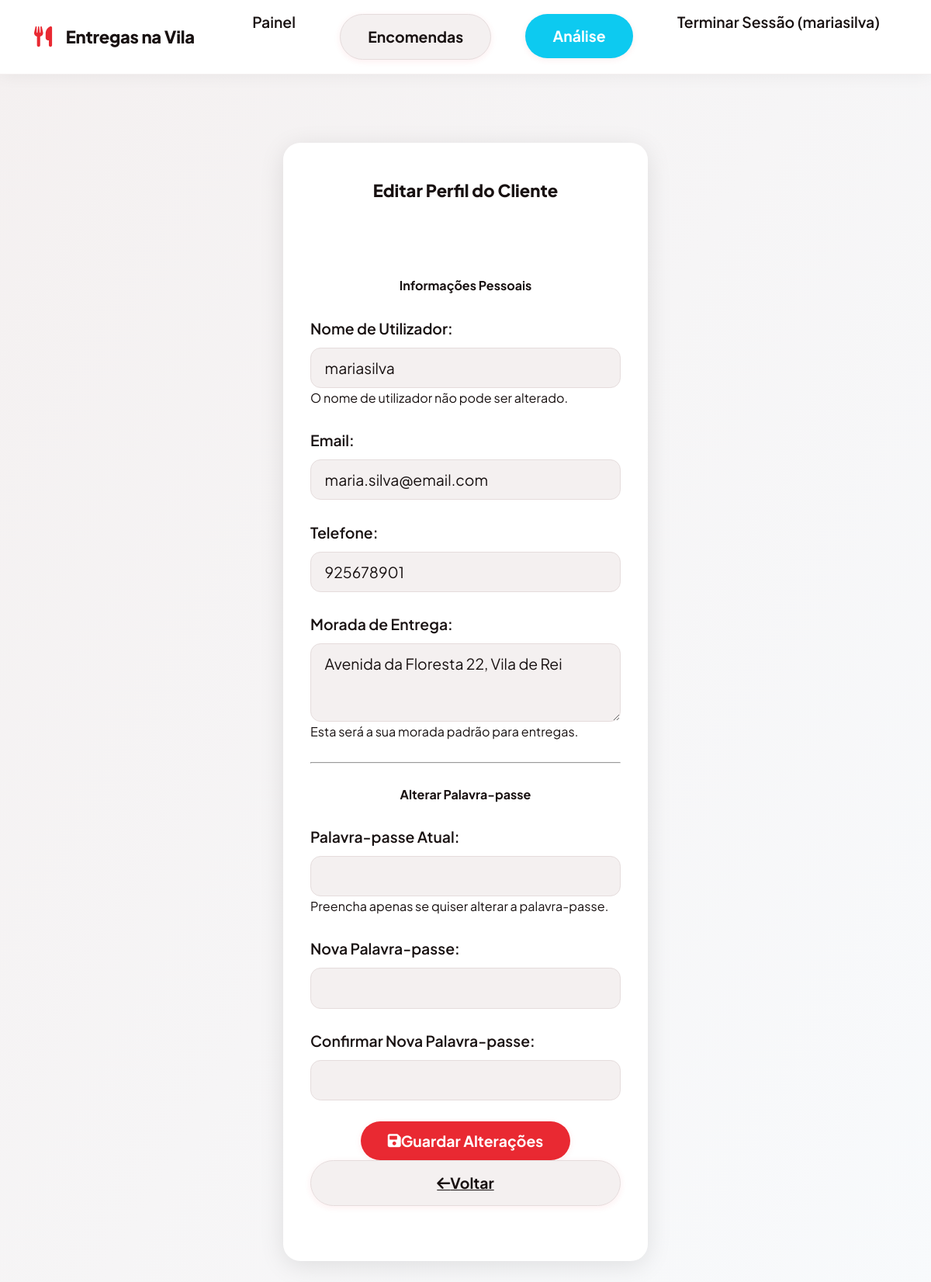
/edit_customer_profile (signed in), run on the app's committed database.
### tables this page shows
CREATE TABLE users (
        id INTEGER PRIMARY KEY AUTOINCREMENT,
        username TEXT UNIQUE NOT NULL,
        email TEXT UNIQUE NOT NULL,
        password_hash TEXT NOT NULL,
        user_type TEXT NOT NULL CHECK (user_type IN ('customer', 'restaurant')),
        phone TEXT,
        address TEXT,
        restaurant_name TEXT,
        restaurant_description TEXT,
        created_at TIMESTAMP DEFAULT CURRENT_TIMESTAMP
    , image_path TEXT, cuisine_type TEXT);

### app.py (the view)
    def decorated_function(*args, **kwargs):
        if 'user_id' not in session:
            return redirect(url_for('login'))
        return f(*args, **kwargs)

### app.py (called while the page is built)
def get_db_connection():
    conn = sqlite3.connect('delivery_system.db')
    conn.row_factory = sqlite3.Row
    return conn

def get_user_by_id(user_id):
    conn = get_db_connection()
    user = conn.execute('SELECT * FROM users WHERE id = ?', (user_id,)).fetchone()
    conn.close()
    return user

def login_required(f):
    def decorated_function(*args, **kwargs):
        if 'user_id' not in session:
            return redirect(url_for('login'))
        return f(*args, **kwargs)
    decorated_function.__name__ = f.__name__
    return decorated_function

@app.before_request
def load_logged_in_user():
    user_id = session.get('user_id')
    if user_id is None:
        g.user = None
    else:
        g.user = get_user_by_id(user_id)

@app.route('/edit_customer_profile')
@login_required
def edit_customer_profile():
    return render_template('edit_customer_profile.html')

### templates/edit_customer_profile.html (shortened to what this page needs)
{% extends "base.html" %}
{% block content %}
<div class="container mt-4">
    <div class="row justify-content-center">
        <div class="col-md-8">
            <div class="card">
                <div class="card-header">
                    <h3 class="mb-0">Editar Perfil do Cliente</h3>
                </div>
                <div class="card-body">
                    <form method="POST" action="{{ url_for('update_customer_profile') }}">
                        <h5 class="mb-3">Informações Pessoais</h5>
                        <div class="form-group">
                            <label for="username">Nome de Utilizador:</label>
                            <input type="text" id="username" name="username" value="{{ g.user.username }}"
                                class="form-control" readonly>
                            <small class="form-text text-muted">O nome de utilizador não pode ser alterado.</small>
                        </div>
                        <div class="form-group">
                            <label for="email">Email:</label>
                            <input type="email" id="email" name="email" value="{{ g.user.email }}" class="form-control"
                                required>
                        </div>
                        <div class="form-group">
                            <label for="phone">Telefone:</label>
                            <input type="text" id="phone" name="phone" value="{{ g.user.phone or '' }}"
                                class="form-control">
                        </div>
                        <div class="form-group">
                            <label for="address">Morada de Entrega:</label>
                            <textarea id="address" name="address" class="form-control"
                                rows="3">{{ g.user.address or '' }}</textarea>
                            <small class="form-text text-muted">Esta será a sua morada padrão para entregas.</small>
                        </div>
                        <hr class="my-4">
                        <h5 class="mb-3">Alterar Palavra-passe</h5>
                        <div class="form-group">
                            <label for="current_password">Palavra-passe Atual:</label>
                            <input type="password" id="current_password" name="current_password" class="form-control">
                            <small class="form-text text-muted">Preencha apenas se quiser alterar a
                                palavra-passe.</small>
                        </div>
                        <div class="form-group">
                            <label for="new_password">Nova Palavra-passe:</label>
                            <input type="password" id="new_password" name="new_password" class="form-control">
                        </div>
                        <div class="form-group">
                            <label for="confirm_password">Confirmar Nova Palavra-passe:</label>
                            <input type="password" id="confirm_password" name="confirm_password" class="form-control">
                        </div>
                        <div class="mt-4">
                            <button type="submit" class="btn btn-primary">
                                <i class="fas fa-save"></i> Guardar Alterações
                            </button>
                            <a href="{{ url_for('customer_dashboard') }}" class="btn btn-secondary">
                                <i class="fas fa-arrow-left"></i> Voltar
                            </a>
                        </div>
                    </form>
                </div>
            </div>
        </div>
    </div>
</div>
{% endblock %}

### templates/base.html (shortened to what this page needs)
<!DOCTYPE html>
<html lang="pt-PT">
<head>
    <link href="https://cdnjs.cloudflare.com/ajax/libs/font-awesome/6.0.0/css/all.min.css" rel="stylesheet">
    <link rel="stylesheet" href="{{ url_for('static', filename='style.css') }}">
</head>
<body>
    <header>
        <div class="header-content">
            <div class="logo">
                <div class="logo-img"><i class="fas fa-utensils"></i></div>
                <span class="logo-title">Entregas na Vila</span>
            </div>
            <nav>
                <ul>
                    {% if session.user_id %}
                    <li><a href="{{ url_for('dashboard') }}">Painel</a></li>
                    {% if session.user_type == 'restaurant' %}
                    <li><a href="{{ url_for('restaurant_orders') }}" class="btn btn-secondary"
                            style="margin-left: 0.5rem;">Encomendas</a></li>
                    <li><a href="{{ url_for('restaurant_analytics') }}" class="btn btn-info"
                            style="margin-left: 0.5rem;">Análise</a></li>
                    {% endif %}
                    <li><a href="{{ url_for('logout') }}">Terminar Sessão ({{ session.username }})</a></li>
                    {% else %}
                    <li><a href="{{ url_for('login') }}">Iniciar Sessão</a></li>
                    <li><a href="{{ url_for('register') }}">Criar Conta</a></li>
                    {% endif %}
                </ul>
            </nav>
        </div>
    </header>
    <div class="container">
        {% block content %}{% endblock %}
    </div>
</body>
</html>

### data on the page
users: username "mariasilva", email "maria.silva@email.com", phone "925678901", address "Avenida da Floresta 22, Vila de Rei"
